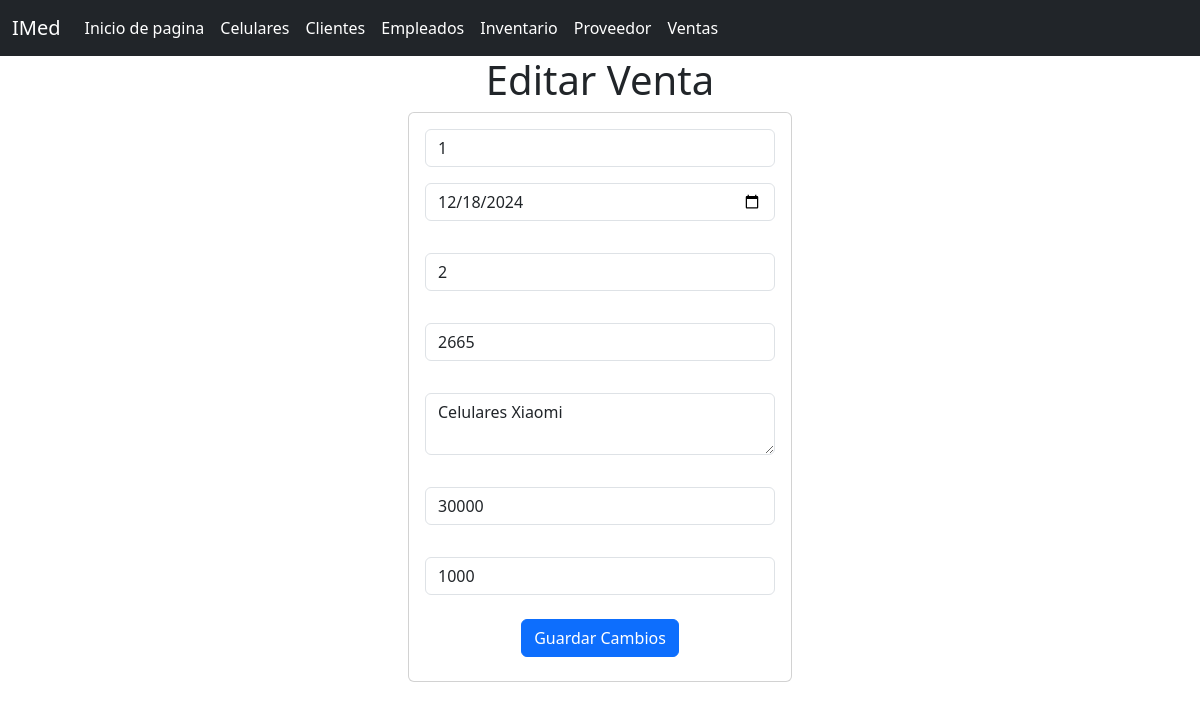
The page /venta_app/seleccionarVenta/1 on the database its author committed.
### venta_app/models.py (models this page shows, shortened)
class Venta(models.Model):
    id_venta=models.IntegerField()
    fechaventa=models.DateField()
    idcliente=models.IntegerField()
    idempleado=models.IntegerField()
    listaproducto= models.TextField(max_length=500)
    totalventa=models.IntegerField()
    cantidad=models.IntegerField()

### venta_app/views.py (the view)
# urls.py: path("seleccionarVenta/<id_venta>",views.seleccionarVenta,name="seleccionarVenta"),
def seleccionarVenta(request, id_venta):
    venta = Venta.objects.get(id_venta=id_venta)
    return render(request, "editarVentas.html", {"misventas": venta})

### venta_app/templates/editarVentas.html (shortened to what this page needs)
{% extends "base.html" %}
{% block cuerpo %}
<div class="row">
    <div class="col-md-4 offset-md-4">
        <h1>Editar Venta</h1>
        <div class="card">
            <div class="card-body">
                <form action="{% url 'editarVenta' %}" method="POST">
                    <div class="form-group">
                        <input type="text" id="txtid" name="txtid" class="form-control" value="{{ misventas.id_venta }}" readonly required>
                    </div>
                    <div class="form-group py-3">
                        <input type="date" id="datefechaventa" name="datefechaventa" class="form-control" value="{{ misventas.fechaventa|date:'Y-m-d' }}" required>
                    </div>
                    <div class="form-group py-3">
                        <input type="text" id="txtidcliente" name="txtidcliente" class="form-control" value="{{ misventas.idcliente }}" required>
                    </div>
                    <div class="form-group py-3">
                        <input type="text" id="txtidempleado" name="txtidempleado" class="form-control" value="{{ misventas.idempleado }}" required>
                    </div>
                    <div class="form-group py-3">
                        <textarea type="text" id="txtlistaproducto" name="txtlistaproducto" class="form-control" required>{{ misventas.listaproducto }}</textarea>
                    </div>
                    <div class="form-group py-3">
                        <input type="number" id="numtotalventa" name="numtotalventa" class="form-control" value="{{ misventas.totalventa }}" required>
                    </div>
                    <div class="form-group py-3">
                        <input type="number" id="numcantidad" name="numcantidad" class="form-control" value="{{ misventas.cantidad }}" required>
                    </div>
                    <div class="form-group py-2">
                        <button type="submit" class="btn btn-primary">Guardar Cambios</button>
                    </div>
                </form>
            </div>
        </div>
    </div>
</div>
{% endblock %}

### rows shown on the page
Venta: txtid "1", datefechaventa "12/18/2024", txtidcliente "2", txtidempleado "2665", txtlistaproducto "Celulares Xiaomi", numtotalventa "30000", numcantidad "1000"
